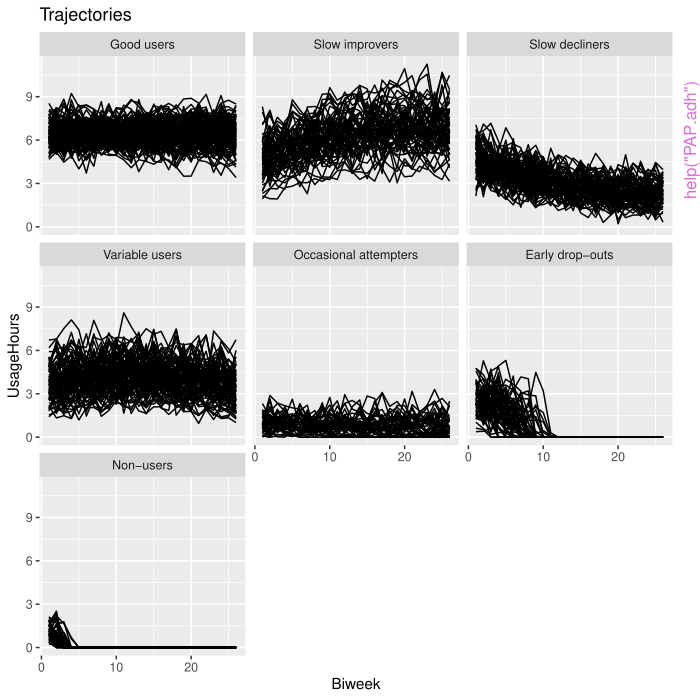

The R source for this figure:
pkgname <- "latrend"
source(file.path(R.home("share"), "R", "examples-header.R"))
options(warn = 1)
library('latrend')

base::assign(".oldSearch", base::search(), pos = 'CheckExEnv')
base::assign(".old_wd", base::getwd(), pos = 'CheckExEnv')
cleanEx()
nameEx("PAP.adh")
### * PAP.adh

flush(stderr()); flush(stdout())

### Name: PAP.adh
### Title: Biweekly Mean Therapy Adherence of OSA Patients over 1 Year
### Aliases: PAP.adh PAP.adh1y
### Keywords: datasets

### ** Examples

data(PAP.adh)

if (require("ggplot2")) {
  plotTrajectories(PAP.adh, id = "Patient", time = "Biweek", response = "UsageHours")

  # plot according to cluster ground truth
  plotTrajectories(
    PAP.adh,
    id = "Patient",
    time = "Biweek",
    response = "UsageHours",
    cluster = "Group"
  )
}



cleanEx()
nameEx("as.list.lcMethod")
### * as.list.lcMethod

flush(stderr()); flush(stdout())

### Name: as.list.lcMethod
### Title: Extract the method arguments as a list
### Aliases: as.list.lcMethod

### ** Examples

data(latrendData)
method <- lcMethodLMKM(Y ~ Time, id = "Id", time = "Time")
as.list(method)

as.list(method, args = c("id", "time"))

if (require("kml")) {
  method <- lcMethodKML("Y", id = "Id", time = "Time")
  as.list(method)

  # select arguments used by kml()
  as.list(method, args = kml::kml)

  # select arguments used by either kml() or parALGO()
  as.list(method, args = c(kml::kml, kml::parALGO))
}



cleanEx()
nameEx("clusterNames-set")
### * clusterNames-set

flush(stderr()); flush(stdout())

### Name: clusterNames<-
### Title: Update the cluster names
### Aliases: clusterNames<-

### ** Examples

data(latrendData)
method <- lcMethodLMKM(Y ~ Time, id = "Id", time = "Time")
model <- latrend(method, latrendData, nClusters = 2)
clusterNames(model) <- c("Group 1", "Group 2")



cleanEx()
nameEx("clusterNames")
### * clusterNames

flush(stderr()); flush(stdout())

### Name: clusterNames
### Title: Get the cluster names
### Aliases: clusterNames

### ** Examples

data(latrendData)
method <- lcMethodLMKM(Y ~ Time, id = "Id", time = "Time")
model <- latrend(method, latrendData)
clusterNames(model) # A, B



cleanEx()
nameEx("clusterProportions")
### * clusterProportions

flush(stderr()); flush(stdout())

### Name: clusterProportions
### Title: Proportional size of each cluster
### Aliases: clusterProportions clusterProportions,lcModel-method

### ** Examples

data(latrendData)
method <- lcMethodLMKM(Y ~ Time, id = "Id", time = "Time")
model <- latrend(method, latrendData, nClusters = 2)
clusterProportions(model)



cleanEx()
nameEx("clusterSizes")
### * clusterSizes

flush(stderr()); flush(stdout())

### Name: clusterSizes
### Title: Number of trajectories per cluster
### Aliases: clusterSizes

### ** Examples

data(latrendData)
method <- lcMethodLMKM(Y ~ Time, id = "Id", time = "Time")
model <- latrend(method, latrendData, nClusters = 2)
clusterSizes(model)



cleanEx()
nameEx("clusterTrajectories")
### * clusterTrajectories

flush(stderr()); flush(stdout())

### Name: clusterTrajectories
### Title: Extract the cluster trajectories
### Aliases: clusterTrajectories clusterTrajectories,lcModel-method

### ** Examples

method <- lcMethodLMKM(Y ~ Time, id = "Id", time = "Time")
model <- latrend(method, latrendData)

clusterTrajectories(model)

clusterTrajectories(model, at = c(0, .5, 1))



cleanEx()
nameEx("coef.lcModel")
### * coef.lcModel

flush(stderr()); flush(stdout())

### Name: coef.lcModel
### Title: Extract lcModel coefficients
### Aliases: coef.lcModel

### ** Examples

data(latrendData)
method <- lcMethodLMKM(Y ~ Time, id = "Id", time = "Time")
model <- latrend(method, latrendData, nClusters = 2)
coef(model)



cleanEx()
nameEx("confusionMatrix")
### * confusionMatrix

flush(stderr()); flush(stdout())

### Name: confusionMatrix
### Title: Compute the posterior confusion matrix
### Aliases: confusionMatrix

### ** Examples

data(latrendData)

if (rlang::is_installed("lcmm")) {
  method <- lcMethodLcmmGMM(
    fixed = Y ~ Time,
    mixture = ~ Time,
    random = ~ 1,
    id = "Id",
    time = "Time"
  )
  model <- latrend(method, latrendData)
  confusionMatrix(model)
}



cleanEx()
nameEx("converged")
### * converged

flush(stderr()); flush(stdout())

### Name: converged
### Title: Check model convergence
### Aliases: converged converged,lcModel-method

### ** Examples

data(latrendData)
method <- lcMethodLMKM(Y ~ Time, id = "Id", time = "Time")
model <- latrend(method, latrendData, nClusters = 2)
converged(model)



cleanEx()
nameEx("createTestDataFold")
### * createTestDataFold

flush(stderr()); flush(stdout())

### Name: createTestDataFold
### Title: Create the test fold data for validation
### Aliases: createTestDataFold

### ** Examples

data(latrendData)

if (require("caret")) {
  trainDataList <- createTrainDataFolds(latrendData, id = "Id", folds = 10)
  testData1 <- createTestDataFold(latrendData, trainDataList[[1]], id = "Id")
}



cleanEx()
nameEx("createTestDataFolds")
### * createTestDataFolds

flush(stderr()); flush(stdout())

### Name: createTestDataFolds
### Title: Create all k test folds from the training data
### Aliases: createTestDataFolds

### ** Examples

data(latrendData)

if (require("caret")) {
  trainDataList <- createTrainDataFolds(latrendData, folds = 10, id = "Id")
  testDataList <- createTestDataFolds(latrendData, trainDataList)
}



cleanEx()
nameEx("createTrainDataFolds")
### * createTrainDataFolds

flush(stderr()); flush(stdout())

### Name: createTrainDataFolds
### Title: Create the training data for each of the k models in k-fold
###   cross validation evaluation
### Aliases: createTrainDataFolds

### ** Examples

data(latrendData)
method <- lcMethodLMKM(Y ~ Time, id = "Id", time = "Time")

if (require("caret")) {
  trainFolds <- createTrainDataFolds(latrendData, folds = 5, id = "Id", seed = 1)

  foldModels <- latrendBatch(method, data = trainFolds)
  testDataFolds <- createTestDataFolds(latrendData, trainFolds)
}



cleanEx()
nameEx("defineInternalMetric")
### * defineInternalMetric

flush(stderr()); flush(stdout())

### Name: defineInternalMetric
### Title: Define an internal metric for lcModels
### Aliases: defineInternalMetric

### ** Examples

defineInternalMetric("BIC", fun = BIC)

mae <- function(object) {
  mean(abs(residuals(object)))
}
defineInternalMetric("MAE", fun = mae)



cleanEx()
nameEx("estimationTime")
### * estimationTime

flush(stderr()); flush(stdout())

### Name: estimationTime
### Title: Get the model estimation time
### Aliases: estimationTime estimationTime,lcModel-method
###   estimationTime,lcModels-method estimationTime,list-method

### ** Examples

data(latrendData)
method <- lcMethodLMKM(Y ~ Time, id = "Id", time = "Time")
model <- latrend(method, latrendData)

estimationTime(model)
estimationTime(model, unit = 'mins')
estimationTime(model, unit = 'days')



cleanEx()
nameEx("externalMetric")
### * externalMetric

flush(stderr()); flush(stdout())

### Name: externalMetric,lcModel,lcModel-method
### Title: Compute external model metric(s)
### Aliases: externalMetric,lcModel,lcModel-method externalMetric
###   externalMetric,lcModels,missing-method
###   externalMetric,lcModels,character-method
###   externalMetric,lcModels,lcModel-method
###   externalMetric,lcModels,lcModels-method
###   externalMetric,list,lcModel-method

### ** Examples

data(latrendData)
method <- lcMethodLMKM(Y ~ Time, id = "Id", time = "Time")
model2 <- latrend(method, latrendData, nClusters = 2)
model3 <- latrend(method, latrendData, nClusters = 3)

if (require("mclustcomp")) {
  externalMetric(model2, model3, "adjustedRand")
}



cleanEx()
nameEx("fitted.lcModel")
### * fitted.lcModel

flush(stderr()); flush(stdout())

### Name: fitted.lcModel
### Title: Extract lcModel fitted values
### Aliases: fitted.lcModel

### ** Examples

data(latrendData)
method <- lcMethodLMKM(Y ~ Time, id = "Id", time = "Time")
model <- latrend(method, latrendData)
fitted(model)



cleanEx()
nameEx("fittedTrajectories")
### * fittedTrajectories

flush(stderr()); flush(stdout())

### Name: fittedTrajectories
### Title: Extract the fitted trajectories for all strata
### Aliases: fittedTrajectories fittedTrajectories,lcModel-method

### ** Examples

data(latrendData)
# Note: not a great example because the fitted trajectories
# are identical to the respective cluster trajectory
method <- lcMethodLMKM(Y ~ Time, id = "Id", time = "Time")
model <- latrend(method, latrendData)
fittedTrajectories(model)

fittedTrajectories(model, at = time(model)[c(1, 2)])



cleanEx()
nameEx("formula.lcMethod")
### * formula.lcMethod

flush(stderr()); flush(stdout())

### Name: formula.lcMethod
### Title: Extract formula
### Aliases: formula.lcMethod

### ** Examples

method <- lcMethodLMKM(Y ~ Time, id = "Id", time = "Time")
formula(method) # Y ~ Time



cleanEx()
nameEx("formula.lcModel")
### * formula.lcModel

flush(stderr()); flush(stdout())

### Name: formula.lcModel
### Title: Extract the formula of a lcModel
### Aliases: formula.lcModel

### ** Examples

data(latrendData)
method <- lcMethodLMKM(Y ~ Time, id = "Id", time = "Time")
model <- latrend(method, data = latrendData)
formula(model) # Y ~ Time



cleanEx()
nameEx("generateLongData")
### * generateLongData

flush(stderr()); flush(stdout())

### Name: generateLongData
### Title: Generate longitudinal test data
### Aliases: generateLongData

### ** Examples

longdata <- generateLongData(
  sizes = c(40, 70), id = "Id",
  cluster = ~poly(Time, 2, raw = TRUE),
  clusterCoefs = cbind(c(1, 2, 5), c(-3, 4, .2))
)

if (require("ggplot2")) {
  plotTrajectories(longdata, response = "Value", id = "Id", time = "Time")
}



cleanEx()
nameEx("getCall.lcModel")
### * getCall.lcModel

flush(stderr()); flush(stdout())

### Name: getCall.lcModel
### Title: Get the model call
### Aliases: getCall.lcModel
### Keywords: internal

### ** Examples

data(latrendData)
method <- lcMethodRandom("Y", id = "Id", time = "Time")
model <- latrend(method, latrendData)
getCall(model)



cleanEx()
nameEx("getLabel")
### * getLabel

flush(stderr()); flush(stdout())

### Name: getLabel
### Title: Extract the method label.
### Aliases: getLabel getLabel,lcMethod-method getLabel,lcModel-method

### ** Examples

method <- lcMethodLMKM(Y ~ Time, time = "Time")
getLabel(method) # ""

getLabel(update(method, label = "v2")) # "v2"



cleanEx()
nameEx("getLcMethod")
### * getLcMethod

flush(stderr()); flush(stdout())

### Name: getLcMethod
### Title: Get the method specification of a lcModel
### Aliases: getLcMethod getLcMethod,lcModel-method

### ** Examples

method <- lcMethodRandom("Y", id = "Id", time = "Time")
model <- latrend(method, latrendData)
getLcMethod(model)



cleanEx()
nameEx("getName")
### * getName

flush(stderr()); flush(stdout())

### Name: getName
### Title: Get the (short) name of the lcMethod or Model
### Aliases: getName getName,lcMethod-method getShortName
###   getShortName,lcMethod-method getName,lcModel-method
###   getShortName,lcModel-method

### ** Examples

method <- lcMethodLMKM(Y ~ Time)
getName(method) # "lm-kmeans"
method <- lcMethodLMKM(Y ~ Time)
getShortName(method) # "LMKM"



cleanEx()
nameEx("idVariable")
### * idVariable

flush(stderr()); flush(stdout())

### Name: idVariable
### Title: Extract the trajectory identifier variable
### Aliases: idVariable idVariable,lcMethod-method
###   idVariable,lcModel-method

### ** Examples

method <- lcMethodLMKM(Y ~ Time, id = "Traj")
idVariable(method) # "Traj"

method <- lcMethodRandom("Y", id = "Id", time = "Time")
model <- latrend(method, latrendData)
idVariable(model) # "Id"



cleanEx()
nameEx("ids")
### * ids

flush(stderr()); flush(stdout())

### Name: ids
### Title: Get the trajectory ids on which the model was fitted
### Aliases: ids

### ** Examples

data(latrendData)
method <- lcMethodRandom("Y", id = "Id", time = "Time")
model <- latrend(method, latrendData)
ids(model) # 1, 2, ..., 200



cleanEx()
nameEx("indexy")
### * indexy

flush(stderr()); flush(stdout())

### Name: [[,lcMethod-method
### Title: Retrieve and evaluate a lcMethod argument by name
### Aliases: [[,lcMethod-method $,lcMethod-method

### ** Examples

method <- lcMethodLMKM(Y ~ Time, id = "Id", time = "Time", nClusters = 3)
method$nClusters # 3
m = lcMethodLMKM(Y ~ Time, id = "Id", time = "Time", nClusters = 5)
m[["nClusters"]] # 5

k = 2
m = lcMethodLMKM(Y ~ Time, id = "Id", time = "Time", nClusters = k)
m[["nClusters", eval=FALSE]] # k



cleanEx()
nameEx("initialize-lcMethod-method")
### * initialize-lcMethod-method

flush(stderr()); flush(stdout())

### Name: initialize,lcMethod-method
### Title: lcMethod initialization
### Aliases: initialize,lcMethod-method

### ** Examples

new("lcMethodLMKM", formula = Y ~ Time, id = "Id", time = "Time")



cleanEx()
nameEx("latrend-parallel")
### * latrend-parallel

flush(stderr()); flush(stdout())

### Name: latrend-parallel
### Title: Parallel computing using latrend
### Aliases: latrend-parallel

### ** Examples




cleanEx()
nameEx("latrend")
### * latrend

flush(stderr()); flush(stdout())

### Name: latrend
### Title: Cluster longitudinal data
### Aliases: latrend

### ** Examples

data(latrendData)
model <- latrend(lcMethodLMKM(Y ~ Time, id = "Id", time = "Time"), data = latrendData)

model <- latrend("lcMethodLMKM", formula = Y ~ Time, id = "Id", time = "Time", data = latrendData)

method <- lcMethodLMKM(Y ~ Time, id = "Id", time = "Time")
model <- latrend(method, data = latrendData, nClusters = 3)

model <- latrend(method, data = latrendData, nClusters = 3, seed = 1)



cleanEx()
nameEx("latrendBatch")
### * latrendBatch

flush(stderr()); flush(stdout())

### Name: latrendBatch
### Title: Cluster longitudinal data for a list of method specifications
### Aliases: latrendBatch

### ** Examples

data(latrendData)
refMethod <- lcMethodLMKM(Y ~ Time, id = "Id", time = "Time")
methods <- lcMethods(refMethod, nClusters = 1:2)
models <- latrendBatch(methods, data = latrendData)

# different dataset per method
models <- latrendBatch(
   methods,
   data = .(
     subset(latrendData, Time > .5),
     subset(latrendData, Time < .5)
   )
)




cleanEx()
nameEx("latrendBoot")
### * latrendBoot

flush(stderr()); flush(stdout())

### Name: latrendBoot
### Title: Cluster longitudinal data using bootstrapping
### Aliases: latrendBoot

### ** Examples

data(latrendData)
method <- lcMethodLMKM(Y ~ Time, id = "Id", time = "Time")
bootModels <- latrendBoot(method, latrendData, samples = 10)

bootMAE <- metric(bootModels, name = "MAE")
mean(bootMAE)
sd(bootMAE)



cleanEx()
nameEx("latrendCV")
### * latrendCV

flush(stderr()); flush(stdout())

### Name: latrendCV
### Title: Cluster longitudinal data over k folds
### Aliases: latrendCV

### ** Examples

data(latrendData)
method <- lcMethodLMKM(Y ~ Time, id = "Id", time = "Time")

if (require("caret")) {
  model <- latrendCV(method, latrendData, folds = 5, seed = 1)

  model <- latrendCV(method, subset(latrendData, Time < .5), folds = 5)
}



cleanEx()
nameEx("latrendData")
### * latrendData

flush(stderr()); flush(stdout())

### Name: latrendData
### Title: Artificial longitudinal dataset comprising three classes
### Aliases: latrendData
### Keywords: datasets

### ** Examples

data(latrendData)

if (require("ggplot2")) {
  plotTrajectories(latrendData, id = "Id", time = "Time", response = "Y")

  # plot according to the reference class
  plotTrajectories(latrendData, id = "Id", time = "Time", response = "Y", cluster = "Class")
}



cleanEx()
nameEx("latrendRep")
### * latrendRep

flush(stderr()); flush(stdout())

### Name: latrendRep
### Title: Cluster longitudinal data repeatedly
### Aliases: latrendRep

### ** Examples

data(latrendData)
method <- lcMethodLMKM(Y ~ Time, id = "Id", time = "Time")
models <- latrendRep(method, data = latrendData, .rep = 5) # 5 repeated runs

models <- latrendRep(method, data = latrendData, .seed = 1, .rep = 3)



cleanEx()
nameEx("lcFitMethods")
### * lcFitMethods

flush(stderr()); flush(stdout())

### Name: lcFitMethods
### Title: Method fit modifiers
### Aliases: lcFitMethods lcFitConverged-class lcFitConverged
###   lcFitRep-class lcFitRep lcFitRepMin lcFitRepMax

### ** Examples


data(latrendData)
method <- lcMethodLMKM(Y ~ Time, id = "Id", time = "Time", nClusters = 2)
metaMethod <- lcFitConverged(method, maxRep = 10)
metaMethod
model <- latrend(metaMethod, latrendData)

data(latrendData)
method <- lcMethodLMKM(Y ~ Time, id = "Id", time = "Time", nClusters = 2)
repMethod <- lcFitRep(method, rep = 10, metric = "RSS", maximize = FALSE)
repMethod
model <- latrend(repMethod, latrendData)

minMethod <- lcFitRepMin(method, rep = 10, metric = "RSS")

maxMethod <- lcFitRepMax(method, rep = 10, metric = "ASW")



cleanEx()
nameEx("lcMethod-class")
### * lcMethod-class

flush(stderr()); flush(stdout())

### Name: lcMethod-class
### Title: lcMethod class
### Aliases: lcMethod-class lcMethod

### ** Examples

method <- lcMethodLMKM(Y ~ Time, id = "Id", time = "Time", nClusters = 2)
method

method <- new("lcMethodLMKM", formula = Y ~ Time, id = "Id", time = "Time", nClusters = 2)

# get argument names
names(method)

# evaluate argument
method$nClusters

# create a copy with updated nClusters argument
method3 <- update(method, nClusters = 3)



cleanEx()
nameEx("lcMethodAkmedoids")
### * lcMethodAkmedoids

flush(stderr()); flush(stdout())

### Name: lcMethodAkmedoids
### Title: Specify AKMedoids method
### Aliases: lcMethodAkmedoids

### ** Examples

data(latrendData)
if (require("akmedoids")) {
  method <- lcMethodAkmedoids(response = "Y", time = "Time", id = "Id", nClusters = 3)
  model <- latrend(method, data = latrendData)
}



cleanEx()
nameEx("lcMethodCrimCV")
### * lcMethodCrimCV

flush(stderr()); flush(stdout())

### Name: lcMethodCrimCV
### Title: Specify a zero-inflated repeated-measures GBTM method
### Aliases: lcMethodCrimCV

### ** Examples

# This example is not tested because crimCV sometimes fails
# to converge and throws the error "object 'Frtr' not found"
## Not run: 
##D data(latrendData)
##D if (require("crimCV")) {
##D   method <- lcMethodCrimCV("Y", id = "Id", time = "Time", nClusters = 3, dpolyp = 1, init = 2)
##D   model <- latrend(method, data = subset(latrendData, Time > .5))
##D 
##D   if (require("ggplot2")) {
##D     plot(model)
##D   }
##D 
##D   data(TO1adj)
##D   method <- lcMethodCrimCV(response = "Offenses", time = "Offense", id = "Subject",
##D     nClusters = 2, dpolyp = 1, init = 2)
##D   model <- latrend(method, data = TO1adj[1:100, ])
##D }
## End(Not run)



cleanEx()
nameEx("lcMethodDtwclust")
### * lcMethodDtwclust

flush(stderr()); flush(stdout())

### Name: lcMethodDtwclust
### Title: Specify time series clustering via dtwclust
### Aliases: lcMethodDtwclust

### ** Examples

data(latrendData)

if (require("dtwclust")) {
  method <- lcMethodDtwclust("Y", id = "Id", time = "Time", nClusters = 3)
  model <- latrend(method, latrendData)
}



cleanEx()
nameEx("lcMethodFlexmix")
### * lcMethodFlexmix

flush(stderr()); flush(stdout())

### Name: lcMethodFlexmix
### Title: Method interface to flexmix()
### Aliases: lcMethodFlexmix

### ** Examples

data(latrendData)
if (require("flexmix")) {
  method <- lcMethodFlexmix(Y ~ Time, id = "Id", time = "Time", nClusters = 3)
  model <- latrend(method, latrendData)
}



cleanEx()
nameEx("lcMethodFlexmixGBTM")
### * lcMethodFlexmixGBTM

flush(stderr()); flush(stdout())

### Name: lcMethodFlexmixGBTM
### Title: Group-based trajectory modeling using flexmix
### Aliases: lcMethodFlexmixGBTM

### ** Examples

data(latrendData)
if (require("flexmix")) {
  method <- lcMethodFlexmixGBTM(Y ~ Time, id = "Id", time = "Time", nClusters = 3)
  model <- latrend(method, latrendData)
}



cleanEx()
nameEx("lcMethodFunFEM")
### * lcMethodFunFEM

flush(stderr()); flush(stdout())

### Name: lcMethodFunFEM
### Title: Specify a FunFEM method
### Aliases: lcMethodFunFEM

### ** Examples

data(latrendData)

if (require("funFEM") && require("fda")) {
  method <- lcMethodFunFEM("Y", id = "Id", time = "Time", nClusters = 3)
  model <- latrend(method, latrendData)

  method <- lcMethodFunFEM("Y",
   basis = function(time) {
      create.bspline.basis(time, nbasis = 10, norder = 4)
   }
  )
}



cleanEx()
nameEx("lcMethodFunction")
### * lcMethodFunction

flush(stderr()); flush(stdout())

### Name: lcMethodFunction
### Title: Specify a custom method based on a function
### Aliases: lcMethodFunction

### ** Examples

data(latrendData)
# Stratification based on the mean response level
clusfun <- function(data, response, id, time, ...) {
  clusters <- data.table::as.data.table(data)[, mean(Y) > 0, by = Id]$V1
  lcModelPartition(
    data = data,
    trajectoryAssignments = factor(
      clusters,
      levels = c(FALSE, TRUE),
      labels = c("Low", "High")
    ),
    response = response,
    time = time,
    id = id
  )
}
method <- lcMethodFunction(response = "Y", fun = clusfun, id = "Id", time = "Time")
model <- latrend(method, data = latrendData)



cleanEx()
nameEx("lcMethodGCKM")
### * lcMethodGCKM

flush(stderr()); flush(stdout())

### Name: lcMethodGCKM
### Title: Two-step clustering through latent growth curve modeling and
###   k-means
### Aliases: lcMethodGCKM

### ** Examples

data(latrendData)

if (require("lme4")) {
  method <- lcMethodGCKM(Y ~ (Time | Id), id = "Id", time = "Time", nClusters = 3)
  model <- latrend(method, latrendData)
}



cleanEx()
nameEx("lcMethodKML")
### * lcMethodKML

flush(stderr()); flush(stdout())

### Name: lcMethodKML
### Title: Specify a longitudinal k-means (KML) method
### Aliases: lcMethodKML

### ** Examples

data(latrendData)

if (require("kml")) {
  method <- lcMethodKML("Y", id = "Id", time = "Time", nClusters = 3)
  model <- latrend(method, latrendData)
}



cleanEx()
nameEx("lcMethodLMKM")
### * lcMethodLMKM

flush(stderr()); flush(stdout())

### Name: lcMethodLMKM
### Title: Two-step clustering through linear regression modeling and
###   k-means
### Aliases: lcMethodLMKM

### ** Examples

data(latrendData)
method <- lcMethodLMKM(Y ~ Time, id = "Id", time = "Time", nClusters = 3)
model <- latrend(method, latrendData)



cleanEx()
nameEx("lcMethodLcmmGBTM")
### * lcMethodLcmmGBTM

flush(stderr()); flush(stdout())

### Name: lcMethodLcmmGBTM
### Title: Specify GBTM method
### Aliases: lcMethodLcmmGBTM

### ** Examples

data(latrendData)
if (rlang::is_installed("lcmm")) {
  method <- lcMethodLcmmGBTM(
    fixed = Y ~ Time,
    mixture = ~ 1,
   id = "Id",
   time = "Time",
   nClusters = 3
  )
  gbtm <- latrend(method, data = latrendData)
  summary(gbtm)

  method <- lcMethodLcmmGBTM(
    fixed = Y ~ Time,
    mixture = ~ Time,
    id = "Id",
    time = "Time",
    nClusters = 3
  )
}



cleanEx()
nameEx("lcMethodLcmmGMM")
### * lcMethodLcmmGMM

flush(stderr()); flush(stdout())

### Name: lcMethodLcmmGMM
### Title: Specify GMM method using lcmm
### Aliases: lcMethodLcmmGMM

### ** Examples

data(latrendData)

if (rlang::is_installed("lcmm")) {
  method <- lcMethodLcmmGMM(
    fixed = Y ~ Time,
    mixture = ~ Time,
    random = ~ 1,
    id = "Id",
    time = "Time", ,
    nClusters = 2
  )
  gmm <- latrend(method, data = latrendData)
  summary(gmm)

  method <- lcMethodLcmmGMM(
    fixed = Y ~ Time,
    mixture = ~ Time,
    random = ~ Time,
    id = "Id",
    time = "Time",
    nClusters = 3
  )
}



cleanEx()
nameEx("lcMethodMclustLLPA")
### * lcMethodMclustLLPA

flush(stderr()); flush(stdout())

### Name: lcMethodMclustLLPA
### Title: Longitudinal latent profile analysis
### Aliases: lcMethodMclustLLPA

### ** Examples

data(latrendData)
if (require("mclust")) {
  method <- lcMethodMclustLLPA("Y", id = "Id", time = "Time", nClusters = 3)
  model <- latrend(method, latrendData)
}



cleanEx()
nameEx("lcMethodMixAK_GLMM")
### * lcMethodMixAK_GLMM

flush(stderr()); flush(stdout())

### Name: lcMethodMixAK_GLMM
### Title: Specify a GLMM iwht a normal mixture in the random effects
### Aliases: lcMethodMixAK_GLMM

### ** Examples

data(latrendData)
# this example only runs when the mixAK package is installed
try({
 method <- lcMethodMixAK_GLMM(fixed = Y ~ 1, random = ~ Time,
  id = "Id", time = "Time", nClusters = 3)
 model <- latrend(method, latrendData)
 summary(model)
})



cleanEx()
nameEx("lcMethodMixTVEM")
### * lcMethodMixTVEM

flush(stderr()); flush(stdout())

### Name: lcMethodMixTVEM
### Title: Specify a MixTVEM
### Aliases: lcMethodMixTVEM

### ** Examples




cleanEx()
nameEx("lcMethodMixtoolsGMM")
### * lcMethodMixtoolsGMM

flush(stderr()); flush(stdout())

### Name: lcMethodMixtoolsGMM
### Title: Specify mixed mixture regression model using mixtools
### Aliases: lcMethodMixtoolsGMM

### ** Examples




cleanEx()
nameEx("lcMethodMixtoolsNPRM")
### * lcMethodMixtoolsNPRM

flush(stderr()); flush(stdout())

### Name: lcMethodMixtoolsNPRM
### Title: Specify non-parametric estimation for independent repeated
###   measures
### Aliases: lcMethodMixtoolsNPRM

### ** Examples

data(latrendData)

if (require("mixtools")) {
  method <- lcMethodMixtoolsNPRM("Y", id = "Id", time = "Time", nClusters = 3)
  model <- latrend(method, latrendData)
}



cleanEx()
nameEx("lcMethodRandom")
### * lcMethodRandom

flush(stderr()); flush(stdout())

### Name: lcMethodRandom
### Title: Specify a random-partitioning method
### Aliases: lcMethodRandom

### ** Examples

data(latrendData)
method <- lcMethodRandom(response = "Y", id = "Id", time = "Time")
model <- latrend(method, latrendData)

# uniform clusters
method <- lcMethodRandom(
  alpha = 1e3,
  nClusters = 3,
  response = "Y",
  id = "Id",
  time = "Time"
)

# single large cluster
method <- lcMethodRandom(
  alpha = c(100, 1, 1, 1),
  nClusters = 4,
  response = "Y",
  id = "Id",
  time = "Time"
)



cleanEx()
nameEx("lcMethodStratify")
### * lcMethodStratify

flush(stderr()); flush(stdout())

### Name: lcMethodStratify
### Title: Specify a stratification method
### Aliases: lcMethodStratify

### ** Examples

data(latrendData)
# Stratification based on the mean response level
method <- lcMethodStratify(
  "Y",
  mean(Y) > 0,
  clusterNames = c("Low", "High"),
  id = "Id",
  time = "Time"
)
model <- latrend(method, latrendData)
summary(model)

# Stratification function
stratfun <- function(trajdata) {
   trajmean <- mean(trajdata$Y)
   factor(
     trajmean > 1.7,
     levels = c(FALSE, TRUE),
     labels = c("Low", "High")
   )
}
method <- lcMethodStratify("Y", stratfun, id = "Id", time = "Time")

# Multiple clusters
stratfun3 <- function(trajdata) {
   trajmean <- mean(trajdata$Y)
   cut(
     trajmean,
     c(-Inf, .5, 2, Inf),
     labels = c("Low", "Medium", "High")
   )
}
method <- lcMethodStratify("Y", stratfun3, id = "Id", time = "Time")



cleanEx()
nameEx("lcMethods")
### * lcMethods

flush(stderr()); flush(stdout())

### Name: lcMethods
### Title: Generate a list of lcMethod objects
### Aliases: lcMethods

### ** Examples

data(latrendData)
baseMethod <- lcMethodLMKM(Y ~ Time, id = "Id", time = "Time")
methods <- lcMethods(baseMethod, nClusters = 1:6)

nclus <- 1:6
methods <- lcMethods(baseMethod, nClusters = nclus)

# list notation, useful for providing functions
methods <- lcMethods(baseMethod, nClusters = .(1, 3, 5))
length(methods) # 3



cleanEx()
nameEx("lcModelPartition")
### * lcModelPartition

flush(stderr()); flush(stdout())

### Name: lcModelPartition
### Title: Create a lcModel with pre-defined partitioning
### Aliases: lcModelPartition

### ** Examples

# comparing a model to the ground truth using the adjusted Rand index
data(latrendData)
method <- lcMethodLMKM(Y ~ Time, id = "Id", time = "Time")
model <- latrend(method, latrendData, nClusters = 3)

# extract the reference class from the Class column
trajLabels <- aggregate(Class ~ Id, head, 1, data = latrendData)
trajLabels$Cluster <- trajLabels$Class
refModel <- lcModelPartition(latrendData, response = "Y", trajectoryAssignments = trajLabels)

if (require("mclustcomp")) {
  externalMetric(model, refModel, "adjustedRand")
}



cleanEx()
nameEx("lcModels")
### * lcModels

flush(stderr()); flush(stdout())

### Name: lcModels
### Title: Construct a flat (named) list of lcModel objects
### Aliases: lcModels lcModels-class

### ** Examples

data(latrendData)
lmkmMethod <- lcMethodLMKM(Y ~ Time, id = "Id", time = "Time")
lmkmModel <- latrend(lmkmMethod, latrendData)
rngMethod <- lcMethodRandom("Y", id = "Id", time = "Time")
rngModel <- latrend(rngMethod, latrendData)

lcModels(lmkmModel, rngModel)

lcModels(defaults = c(lmkmModel, rngModel))



cleanEx()
nameEx("logLik.lcModel")
### * logLik.lcModel

flush(stderr()); flush(stdout())

### Name: logLik.lcModel
### Title: Extract the log-likelihood of a lcModel
### Aliases: logLik.lcModel

### ** Examples

data(latrendData)

if (rlang::is_installed("lcmm")) {
  method <- lcMethodLcmmGBTM(
    fixed = Y ~ Time,
    mixture = ~ 1,
    id = "Id",
    time = "Time",
    nClusters = 3
  )
  gbtm <- latrend(method, data = latrendData)
  logLik(gbtm)
}



cleanEx()
nameEx("max.lcModels")
### * max.lcModels

flush(stderr()); flush(stdout())

### Name: max.lcModels
### Title: Select the lcModel with the highest metric value
### Aliases: max.lcModels

### ** Examples

data(latrendData)
method <- lcMethodLMKM(Y ~ Time, id = "Id", time = "Time")

model1 <- latrend(method, latrendData, nClusters = 1)
model2 <- latrend(method, latrendData, nClusters = 2)
model3 <- latrend(method, latrendData, nClusters = 3)

models <- lcModels(model1, model2, model3)

if (require("clusterCrit")) {
  max(models, "Dunn")
}



cleanEx()
nameEx("metric")
### * metric

flush(stderr()); flush(stdout())

### Name: metric
### Title: Compute internal model metric(s)
### Aliases: metric metric,lcModel-method metric,list-method
###   metric,lcModels-method

### ** Examples

data(latrendData)
method <- lcMethodLMKM(Y ~ Time, id = "Id", time = "Time")
model <- latrend(method, latrendData)
metric(model, "WMAE")

if (require("clusterCrit")) {
  metric(model, c("WMAE", "Dunn"))
}



cleanEx()
nameEx("min.lcModels")
### * min.lcModels

flush(stderr()); flush(stdout())

### Name: min.lcModels
### Title: Select the lcModel with the lowest metric value
### Aliases: min.lcModels

### ** Examples

data(latrendData)
method <- lcMethodLMKM(Y ~ Time, id = "Id", time = "Time")

model1 <- latrend(method, latrendData, nClusters = 1)
model2 <- latrend(method, latrendData, nClusters = 2)
model3 <- latrend(method, latrendData, nClusters = 3)

models <- lcModels(model1, model2, model3)

min(models, "WMAE")



cleanEx()
nameEx("model.data.lcModel")
### * model.data.lcModel

flush(stderr()); flush(stdout())

### Name: model.data.lcModel
### Title: Extract the model data that was used for fitting
### Aliases: model.data.lcModel

### ** Examples

data(latrendData)
method <- lcMethodLMKM(Y ~ Time, id = "Id", time = "Time")
model <- latrend(method, latrendData)
model.data(model)



cleanEx()
nameEx("model.frame.lcModel")
### * model.frame.lcModel

flush(stderr()); flush(stdout())

### Name: model.frame.lcModel
### Title: Extract model training data
### Aliases: model.frame.lcModel

### ** Examples

data(latrendData)
method <- lcMethodLMKM(Y ~ Time, id = "Id", time = "Time")
model <- latrend(method, data = latrendData)
model.frame(model)



cleanEx()
nameEx("nClusters")
### * nClusters

flush(stderr()); flush(stdout())

### Name: nClusters
### Title: Number of clusters
### Aliases: nClusters

### ** Examples

data(latrendData)
method <- lcMethodRandom("Y", id = "Id", time = "Time", nClusters = 3)
model <- latrend(method, latrendData)
nClusters(model) # 3



cleanEx()
nameEx("nIds")
### * nIds

flush(stderr()); flush(stdout())

### Name: nIds
### Title: Number of trajectories
### Aliases: nIds

### ** Examples

data(latrendData)
method <- lcMethodRandom("Y", id = "Id", time = "Time")
model <- latrend(method, latrendData)
nIds(model)



cleanEx()
nameEx("names-lcMethod-method")
### * names-lcMethod-method

flush(stderr()); flush(stdout())

### Name: names,lcMethod-method
### Title: lcMethod argument names
### Aliases: names,lcMethod-method length,lcMethod-method

### ** Examples

method <- lcMethodLMKM(Y ~ Time)
names(method)
length(method)



cleanEx()
nameEx("nobs.lcModel")
### * nobs.lcModel

flush(stderr()); flush(stdout())

### Name: nobs.lcModel
### Title: Number of observations used for the lcModel fit
### Aliases: nobs.lcModel

### ** Examples

data(latrendData)
method <- lcMethodLMKM(Y ~ Time, id = "Id", time = "Time")
model <- latrend(method, latrendData)
nobs(model)



cleanEx()
nameEx("plot-lcModel-method")
### * plot-lcModel-method

flush(stderr()); flush(stdout())

### Name: plot-lcModel-method
### Title: Plot a lcModel
### Aliases: plot-lcModel-method plot,lcModel,ANY-method
###   plot,lcModel-method

### ** Examples

data(latrendData)
method <- lcMethodLMKM(Y ~ Time, id = "Id", time = "Time")
model <- latrend(method, latrendData, nClusters = 3)

if (require("ggplot2")) {
  plot(model)
}



cleanEx()
nameEx("plotClusterTrajectories")
### * plotClusterTrajectories

flush(stderr()); flush(stdout())

### Name: plotClusterTrajectories
### Title: Plot cluster trajectories
### Aliases: plotClusterTrajectories
###   plotClusterTrajectories,data.frame-method
###   plotClusterTrajectories,lcModel-method

### ** Examples

data(latrendData)
method <- lcMethodLMKM(Y ~ Time, id = "Id", time = "Time")
model <- latrend(method, latrendData, nClusters = 3)

if (require("ggplot2")) {
  plotClusterTrajectories(model)

  # show assigned trajectories
  plotClusterTrajectories(model, trajectories = TRUE)

  # show 95th percentile observation interval
  plotClusterTrajectories(model, trajectories = "95pct")

  # show observation standard deviation
  plotClusterTrajectories(model, trajectories = "sd")

  # show observation standard error
  plotClusterTrajectories(model, trajectories = "se")

  # show observation range
  plotClusterTrajectories(model, trajectories = "range")
}



cleanEx()
nameEx("plotFittedTrajectories")
### * plotFittedTrajectories

flush(stderr()); flush(stdout())

### Name: plotFittedTrajectories
### Title: Plot fitted trajectories of a lcModel
### Aliases: plotFittedTrajectories plotFittedTrajectories,lcModel-method

### ** Examples

data(latrendData)
method <- lcMethodLMKM(Y ~ Time, id = "Id", time = "Time")
model <- latrend(method, latrendData, nClusters = 3)

if (require("ggplot2")) {
  plotFittedTrajectories(model)
}



cleanEx()
nameEx("plotMetric")
### * plotMetric

flush(stderr()); flush(stdout())

### Name: plotMetric
### Title: Plot one or more internal metrics for all lcModels
### Aliases: plotMetric

### ** Examples

data(latrendData)
method <- lcMethodLMKM(Y ~ Time, id = "Id", time = "Time")
methods <- lcMethods(method, nClusters = 1:3)
models <- latrendBatch(methods, latrendData)

if (require("ggplot2")) {
  plotMetric(models, "WMAE")
}

if (require("ggplot2") && require("clusterCrit")) {
  plotMetric(models, c("WMAE", "Dunn"))
}



cleanEx()
nameEx("plotTrajectories")
### * plotTrajectories

flush(stderr()); flush(stdout())

### Name: plotTrajectories
### Title: Plot the data trajectories
### Aliases: plotTrajectories plotTrajectories,data.frame-method
###   plotTrajectories,ANY-method plotTrajectories,lcModel-method

### ** Examples

data(latrendData)

if (require("ggplot2")) {
  plotTrajectories(latrendData, response = "Y", id = "Id", time = "Time")

  plotTrajectories(
    latrendData,
    response = quote(exp(Y)),
    id = "Id",
    time = "Time"
  )

  plotTrajectories(
    latrendData,
    response = "Y",
    id = "Id",
    time = "Time",
    cluster = "Class"
  )

  # compute cluster membership based on the mean being below 0
  assignments <- aggregate(Y ~ Id, latrendData, mean)$Y < 0
  plotTrajectories(
    latrendData,
    response = "Y",
    id = "Id",
    time = "Time",
    cluster = assignments
  )
}
data(latrendData)
method <- lcMethodLMKM(Y ~ Time, id = "Id", time = "Time")
model <- latrend(method, latrendData, nClusters = 3)

if (require("ggplot2")) {
  plotTrajectories(model)
}



cleanEx()
nameEx("postprob")
### * postprob

flush(stderr()); flush(stdout())

### Name: postprob
### Title: Posterior probability per fitted trajectory
### Aliases: postprob postprob,lcModel-method

### ** Examples

data(latrendData)
method <- lcMethodLMKM(Y ~ Time, id = "Id", time = "Time")
model <- latrend(method, latrendData)

postprob(model)

if (rlang::is_installed("lcmm")) {
  gmmMethod = lcMethodLcmmGMM(
    fixed = Y ~ Time,
    mixture = ~ Time,
    id = "Id",
    time = "Time",
    idiag = TRUE,
    nClusters = 2
  )
  gmmModel <- latrend(gmmMethod, data = latrendData)
  postprob(gmmModel)
}



cleanEx()
nameEx("predict.lcModel")
### * predict.lcModel

flush(stderr()); flush(stdout())

### Name: predict.lcModel
### Title: lcModel predictions
### Aliases: predict.lcModel

### ** Examples

data(latrendData)
method <- lcMethodLMKM(Y ~ Time, id = "Id", time = "Time")
model <- latrend(method, latrendData)

predFitted <- predict(model) # same result as fitted(model)

# Cluster trajectory of cluster A
predCluster <- predict(model, newdata = data.frame(Cluster = "A", Time = time(model)))

# Prediction for id S1 given cluster A membership
predId <- predict(model, newdata = data.frame(Cluster = "A", Id = "S1", Time = time(model)))

# Prediction matrix for id S1 for all clusters
predIdAll <- predict(model, newdata = data.frame(Id = "S1", Time = time(model)))



cleanEx()
nameEx("predictAssignments")
### * predictAssignments

flush(stderr()); flush(stdout())

### Name: predictAssignments
### Title: Predict the cluster assignments for new trajectories
### Aliases: predictAssignments predictAssignments,lcModel-method

### ** Examples

## Not run: 
##D data(latrendData)
##D if (require("kml")) {
##D   model <- latrend(method = lcMethodKML("Y", id = "Id", time = "Time"), latrendData)
##D   predictAssignments(model, newdata = data.frame(Id = 999, Y = 0, Time = 0))
##D }
## End(Not run)



cleanEx()
nameEx("predictForCluster")
### * predictForCluster

flush(stderr()); flush(stdout())

### Name: predictForCluster
### Title: lcModel prediction conditional on a cluster
### Aliases: predictForCluster predictForCluster,lcModel-method

### ** Examples

data(latrendData)
method <- lcMethodLMKM(Y ~ Time, id = "Id", time = "Time")
model <- latrend(method, latrendData)

predictForCluster(
  model,
  newdata = data.frame(Time = c(0, 1)),
  cluster = "B"
)

# all fitted values under cluster B
predictForCluster(model, cluster = "B")



cleanEx()
nameEx("qqPlot")
### * qqPlot

flush(stderr()); flush(stdout())

### Name: qqPlot
### Title: Quantile-quantile plot
### Aliases: qqPlot qqPlot,lcModel-method

### ** Examples

data(latrendData)
method <- lcMethodLMKM(Y ~ Time, id = "Id", time = "Time", nClusters = 3)
model <- latrend(method, latrendData)

if (require("ggplot2") && require("qqplotr")) {
  qqPlot(model)
}



cleanEx()
nameEx("responseVariable")
### * responseVariable

flush(stderr()); flush(stdout())

### Name: responseVariable
### Title: Extract the response variable
### Aliases: responseVariable responseVariable,lcMethod-method
###   responseVariable,lcModel-method

### ** Examples

method <- lcMethodLMKM(Y ~ Time)
responseVariable(method) # "Y"
data(latrendData)
method <- lcMethodRandom("Y", id = "Id", time = "Time")
model <- latrend(method, latrendData)
responseVariable(model) # "Y"



cleanEx()
nameEx("strip")
### * strip

flush(stderr()); flush(stdout())

### Name: strip
### Title: Reduce the lcModel memory footprint for serialization
### Aliases: strip strip,lcMethod-method strip,ANY-method
###   strip,lcModel-method

### ** Examples

data(latrendData)
method <- lcMethodLMKM(Y ~ Time, id = "Id", time = "Time")
model <- latrend(method, latrendData)
newModel <- strip(model)



cleanEx()
nameEx("subset.lcModels")
### * subset.lcModels

flush(stderr()); flush(stdout())

### Name: subset.lcModels
### Title: Subsetting a lcModels list based on method arguments
### Aliases: subset.lcModels

### ** Examples

data(latrendData)
method <- lcMethodLMKM(Y ~ Time, id = "Id", time = "Time")

model1 <- latrend(method, latrendData, nClusters = 1)
model2 <- latrend(method, latrendData, nClusters = 2)
model3 <- latrend(method, latrendData, nClusters = 3)

rngMethod <- lcMethodRandom("Y", id = "Id", time = "Time")
rngModel <- latrend(rngMethod, latrendData)

models <- lcModels(model1, model2, model3, rngModel)

subset(models, nClusters > 1 & .method == 'lmkm')



cleanEx()
nameEx("test")
### * test

flush(stderr()); flush(stdout())

### Name: test
### Title: Test a condition
### Aliases: test
### Keywords: internal

### ** Examples

## Not run: 
##D test('gt', 2 > 1)
##D test('eq', 1 + 1, 2)
##D test('lt', 2 < 1, onFail = "warn")
## End(Not run)



cleanEx()
nameEx("test.latrend")
### * test.latrend

flush(stderr()); flush(stdout())

### Name: test.latrend
### Title: Test the implementation of an lcMethod and associated lcModel
###   subclasses
### Aliases: test.latrend

### ** Examples

test.latrend("lcMethodRandom", tests = c("method", "basic"), clusterRecovery = "skip")



cleanEx()
nameEx("timeVariable")
### * timeVariable

flush(stderr()); flush(stdout())

### Name: timeVariable
### Title: Extract the time variable
### Aliases: timeVariable timeVariable,lcMethod-method
###   timeVariable,lcModel-method

### ** Examples

method <- lcMethodLMKM(Y ~ Time, id = "Id", time = "Time")
timeVariable(method) # "Time"
data(latrendData)
method <- lcMethodRandom("Y", id = "Id", time = "Time")
model <- latrend(method, latrendData)
timeVariable(model) # "Time"



cleanEx()
nameEx("trajectoryAssignments")
### * trajectoryAssignments

flush(stderr()); flush(stdout())

### Name: trajectoryAssignments
### Title: Get the cluster membership of each trajectory
### Aliases: trajectoryAssignments trajectoryAssignments,matrix-method
###   trajectoryAssignments,lcModel-method

### ** Examples

data(latrendData)
method <- lcMethodLMKM(Y ~ Time, id = "Id", time = "Time")
model <- latrend(method, latrendData)
trajectoryAssignments(model)

# assign trajectories at random using weighted sampling
trajectoryAssignments(model, strategy = which.weight)



cleanEx()
nameEx("update.lcMethod")
### * update.lcMethod

flush(stderr()); flush(stdout())

### Name: update.lcMethod
### Title: Update a method specification
### Aliases: update.lcMethod

### ** Examples

method <- lcMethodLMKM(Y ~ 1, nClusters = 2)
method2 <- update(method, formula = ~ . + Time)

method3 <- update(method2, nClusters = 3)

k <- 2
method4 <- update(method, nClusters = k) # nClusters: k

method5 <- update(method, nClusters = k, .eval = TRUE) # nClusters: 2




cleanEx()
nameEx("update.lcModel")
### * update.lcModel

flush(stderr()); flush(stdout())

### Name: update.lcModel
### Title: Update a lcModel
### Aliases: update.lcModel

### ** Examples

data(latrendData)
method <- lcMethodLMKM(Y ~ Time, id = "Id", time = "Time")
model2 <- latrend(method, latrendData, nClusters = 2)

# fit for a different number of clusters
model3 <- update(model2, nClusters = 3)



cleanEx()
nameEx("which.weight")
### * which.weight

flush(stderr()); flush(stdout())

### Name: which.weight
### Title: Sample an index of a vector weighted by the elements
### Aliases: which.weight

### ** Examples

x = c(.01, .69, .3)
which.weight(x) #1, 2, or 3



### * <FOOTER>
###
cleanEx()
options(digits = 7L)
base::cat("Time elapsed: ", proc.time() - base::get("ptime", pos = 'CheckExEnv'),"\n")
grDevices::dev.off()
###
### Local variables: ***
### mode: outline-minor ***
### outline-regexp: "\\(> \\)?### [*]+" ***
### End: ***
quit('no')
